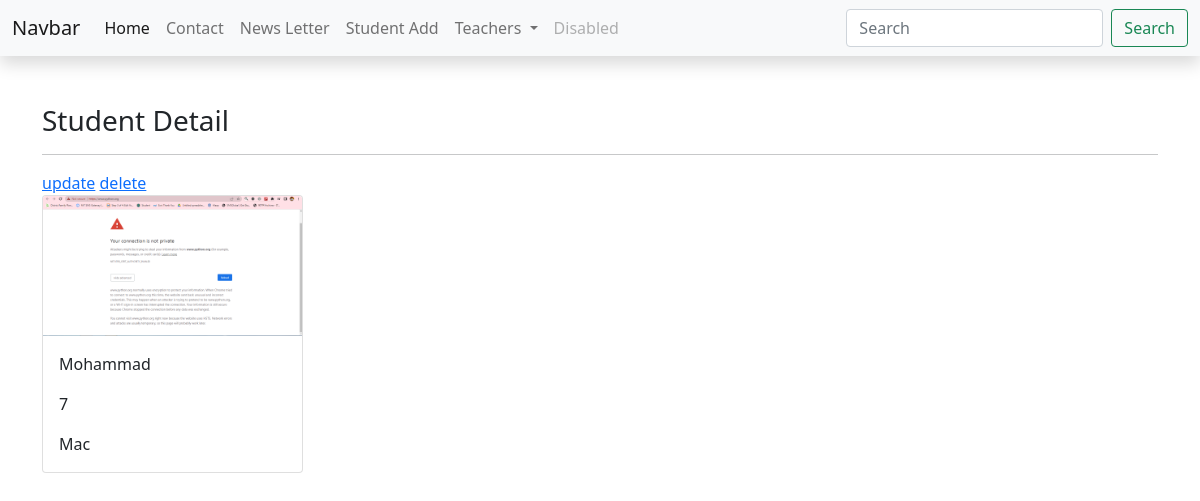
Screenshot of /student-detail/4 with the database file from the repository.
### uit_app/models.py (models this page shows, shortened)
class Student(models.Model):
    name = models.CharField(max_length=200)
    roll = models.PositiveIntegerField()
    image = models.ImageField(upload_to='StudentImage')
    department  = models.ForeignKey(Department, on_delete=models.CASCADE, blank=True, null=True)

class Department(models.Model):
    name  = models.CharField(max_length = 150)

### uit_app/views.py (the view)
# urls.py: path('student-detail/<pk>',student_detail, name='student-detail'),
def student_detail(request, pk):
    student = Student.objects.get(pk=pk)
    context = {
        'student':student
    }
    return render(request, 'student-detail.html', context)

### uit_app/context_processors.py (called while the page is built)
def eee_teacher(request):
    tf_data = Teacher.objects.filter(department__name='EEE')
    context = {
        'tf_data':tf_data
    }
    return context

### uit_app/templates/student-detail.html
{% extends 'base.html' %}
{% block body %}
<div class="container my-5">
    <h3 class="my-3">Student Detail</h3><hr>
    <div class="row">
            <div class="col-6 col-md-4 col-lg-3">
                <a href="{% url 'student-update' student.pk %}">update</a>
                <a href="{% url 'student-delete' student.pk %}">delete</a>
                <div class="card" >
                    <img src="{{ student.image.url }}" class="card-img-top" alt="...">
                    <div class="card-body">
                      <p class="card-text">{{ student.name }}</p>
                      <p class="card-text">{{ student.roll }}</p>
                      <p class="card-text">{{ student.department.name }}</p>
                    </div>
            </div>
            </div>
    </div>
  </div>
  {% endblock body %}

### rows the page displays
Student: image (picture), name "Mohammad", roll "7", department.name "Mac"
